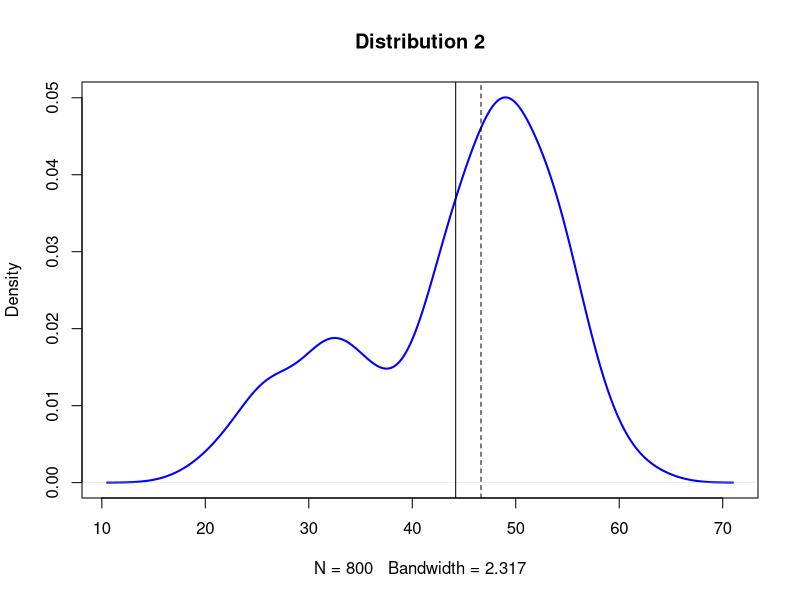
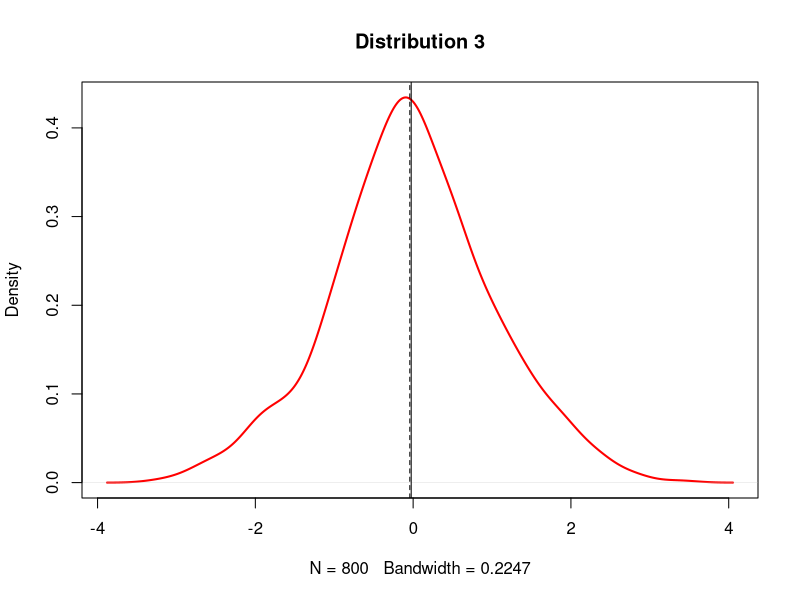
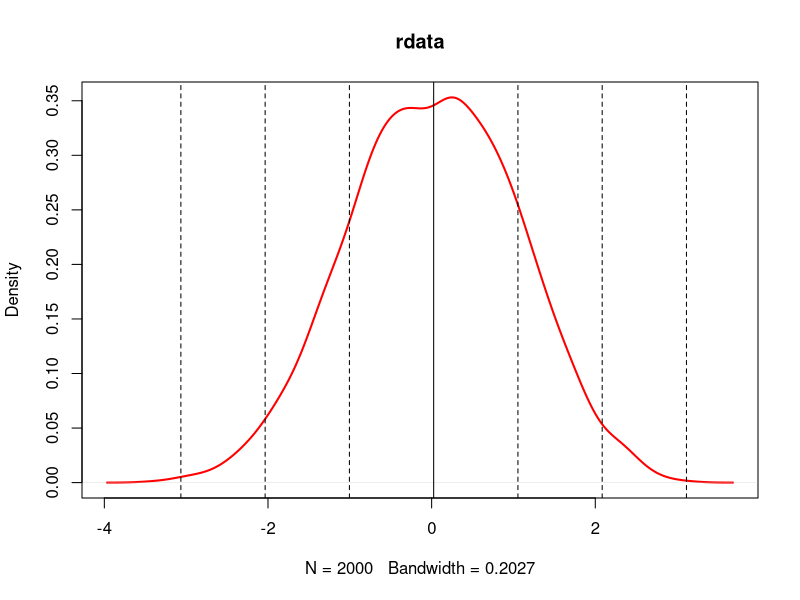

These figures' R source, in order:
## ---- chunk 1
# Three normally distributed data sets (d1 changed)
d1 <- rnorm(n=500, mean=50, sd=5)
d2 <- rnorm(n=200, mean=30, sd=5)
d3 <- rnorm(n=100, mean=45, sd=5)

# Let’s combine them into a single dataset
d123 <- c(d1, d2, d3)

# Let’s plot the density function of abc
plot(density(d123), col="blue", lwd=2, 
     main = "Distribution 2")

# Add vertical lines showing mean and median
m1 <- mean(d123)
m2 <- median(d123)
cat("Mean:", m1, "\n")
cat("Median:", m2)
abline(v=mean(d123))
abline(v=median(d123), lty="dashed")
## ---- chunk 2
Distribution3 <- rnorm(800)
# Mean
mean(Distribution3)

#Median
median(Distribution3)
## ---- chunk 3
#Plot
plot(density(Distribution3), col="red", lwd=2, 
     main = "Distribution 3")

#Add vertical lines showing mean and median
abline(v=mean(Distribution3))
abline(v=median(Distribution3), lty="dashed")
## ---- chunk 4
rdata <- rnorm(2000, 0, 1)
plot(density(rdata), col="red", lwd=2, 
     main = "rdata")

avg <- mean(rdata) 
std <- sd(rdata)

abline(v = avg)
abline(v=avg+std*(-3), lty="dashed")
abline(v=avg+std*(-2), lty="dashed")
abline(v=avg+std*(-1), lty="dashed")
abline(v=avg+std*(1), lty="dashed")
abline(v=avg+std*(2), lty="dashed")
abline(v=avg+std*(3), lty="dashed")
## ---- chunk 5
q1 <- quantile(rdata, 0.25)
q2 <- quantile(rdata, 0.5)
q3 <- quantile(rdata, 0.75)

q1_distance <- (q1-avg)/std
q2_distance <- (q2-avg)/std
q3_distance <- (q3-avg)/std

q1_distance
q2_distance
q3_distance
## ---- chunk 6
rdata2 <- rnorm(2000, 35, 3.5)
avg2 <- mean(rdata2) 
std2 <- sd(rdata2)

q12 <- quantile(rdata2, 0.25)
q32 <- quantile(rdata2, 0.75)

q12_distance <- (q12-avg2)/std2
q32_distance <- (q32-avg2)/std2

q12_distance
q32_distance

## ---- chunk 7
avg123 <- mean(d123) 
std123 <- sd(d123)

q1_123 <- quantile(d123, 0.25)
q3_123 <- quantile(d123, 0.75)

q1_123_distance <- (q1_123-avg123)/std123
q3_123_distance <- (q3_123-avg123)/std123

q1_123_distance
q3_123_distance
## ---- chunk 8
rand_data <- rnorm(800, mean=20, sd=5)
n <- 800
## ---- chunk 9
k1 = floor(log2(n))+1
h1 = (max(rand_data) - min(rand_data)) / k1
cat("the number of bins:", k1,"\n")
cat("the width of bins:", h1)
## ---- chunk 10
std_rd <- sd(rand_data)
h2 = 3.49*std_rd/(n**(1/3))
k2 = ceiling((max(rand_data) - min(rand_data))/h2)
cat("the number of bins:", k2,"\n")
cat("the width of bins:", h2)
## ---- chunk 11
q1_rd <- quantile(rand_data, 0.25)
q3_rd <- quantile(rand_data, 0.75)
iqr_rd <- q3_rd - q1_rd
h3 = 2*iqr_rd/(n**(1/3))
k3 = ceiling((max(rand_data) - min(rand_data))/h3)
cat("the number of bins:", k3,"\n")
cat("the width of bins:", h3)
## ---- chunk 12
out_data <- c(rand_data, runif(10, min=40, max=60))
n_add_out <- 800+10
## ---- chunk 13
k12 = floor(log2(n_add_out))+1
h12 = (max(out_data) - min(out_data)) / k12
cat("the number of bins:", k12,"\n")
cat("the width of bins:", h12)
## ---- chunk 14
std_out <- sd(out_data)
h22 = 3.49*std_out/(n_add_out**(1/3))
k22 = ceiling((max(out_data) - min(out_data))/h22)
cat("the number of bins:", k22,"\n")
cat("the width of bins:", h22)
## ---- chunk 15
q1_rd2 <- quantile(out_data, 0.25)
q3_rd2 <- quantile(out_data, 0.75)
iqr_rd2 <- q3_rd2 - q1_rd2
h32 = 2*iqr_rd2/(n_add_out**(1/3))
k32 = ceiling((max(out_data) - min(out_data))/h32)
cat("the number of bins:", k32,"\n")
cat("the width of bins:", h32)
## ---- chunk 16
sturge_diff <- h12-h1
scott_diff <- h22-h2
freeman_diff <- h32-h3

diff_list <- c(sturge_diff, scott_diff, freeman_diff)
names(diff_list) <- c("sturge_diff","scott_diff","freeman_diff")

diff_list  
sort(diff_list)[1]
